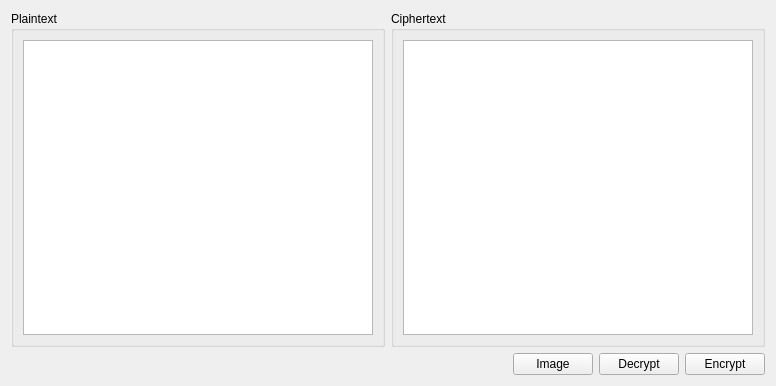
<?xml version="1.0" encoding="UTF-8"?>
<ui version="4.0">
 <class>Base64Assistant</class>
 <widget class="QWidget" name="Base64Assistant">
  <property name="geometry">
   <rect>
    <x>0</x>
    <y>0</y>
    <width>776</width>
    <height>386</height>
   </rect>
  </property>
  <property name="windowTitle">
   <string>Base64 Assistant</string>
  </property>
  <layout class="QGridLayout" name="gridLayout">
   <item row="0" column="0">
    <widget class="QGroupBox" name="groupBox">
     <property name="sizePolicy">
      <sizepolicy hsizetype="Expanding" vsizetype="Expanding">
       <horstretch>0</horstretch>
       <verstretch>0</verstretch>
      </sizepolicy>
     </property>
     <property name="title">
      <string>Plaintext</string>
     </property>
     <layout class="QGridLayout" name="gridLayout_2">
      <item row="0" column="0">
       <widget class="QPlainTextEdit" name="plainText"/>
      </item>
     </layout>
    </widget>
   </item>
   <item row="0" column="1">
    <widget class="QGroupBox" name="groupBox_2">
     <property name="sizePolicy">
      <sizepolicy hsizetype="Expanding" vsizetype="Preferred">
       <horstretch>0</horstretch>
       <verstretch>0</verstretch>
      </sizepolicy>
     </property>
     <property name="title">
      <string>Ciphertext</string>
     </property>
     <layout class="QGridLayout" name="gridLayout_3">
      <item row="0" column="0">
       <widget class="QPlainTextEdit" name="cipherText"/>
      </item>
     </layout>
    </widget>
   </item>
   <item row="1" column="0" colspan="2">
    <layout class="QHBoxLayout" name="horizontalLayout">
     <item>
      <spacer name="horizontalSpacer">
       <property name="orientation">
        <enum>Qt::Orientation::Horizontal</enum>
       </property>
       <property name="sizeHint" stdset="0">
        <size>
         <width>40</width>
         <height>20</height>
        </size>
       </property>
      </spacer>
     </item>
     <item>
      <widget class="QPushButton" name="image">
       <property name="text">
        <string>Image</string>
       </property>
      </widget>
     </item>
     <item>
      <widget class="QPushButton" name="decrypt">
       <property name="text">
        <string>Decrypt</string>
       </property>
      </widget>
     </item>
     <item>
      <widget class="QPushButton" name="encrypt">
       <property name="text">
        <string>Encrypt</string>
       </property>
      </widget>
     </item>
    </layout>
   </item>
  </layout>
 </widget>
 <resources/>
 <connections/>
</ui>
